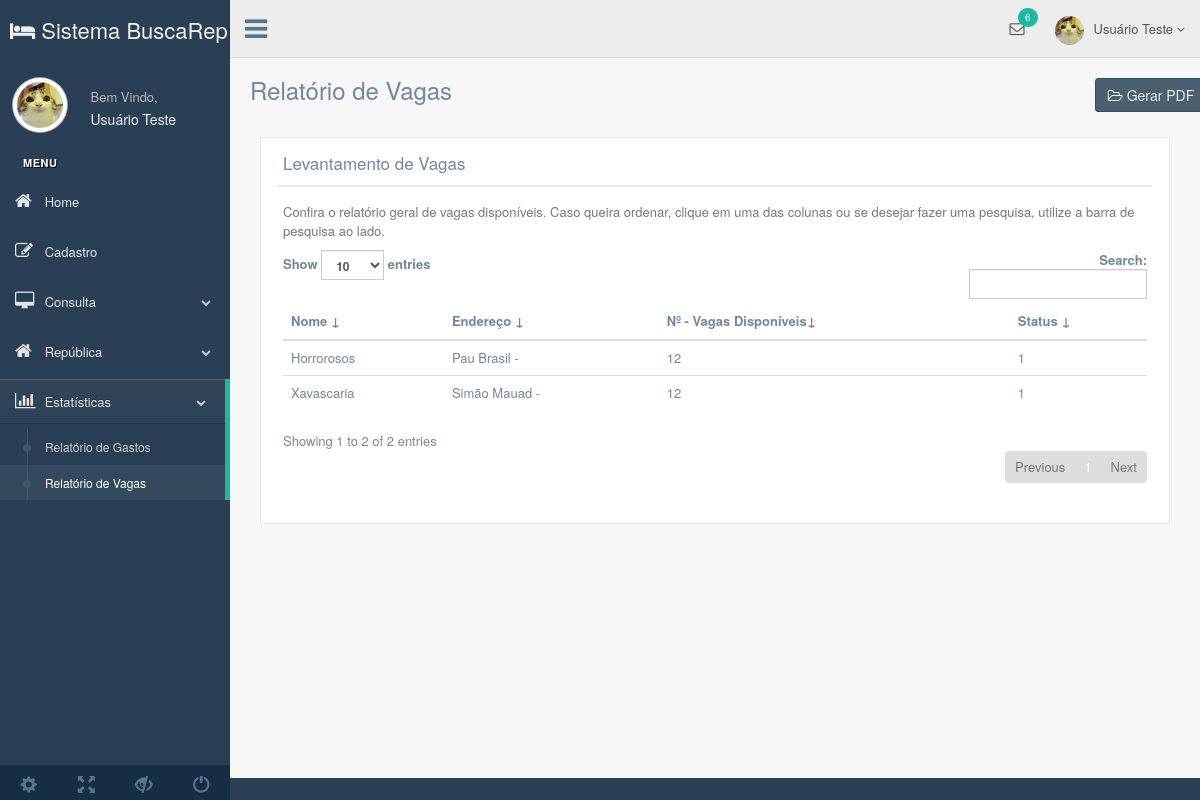
/production/relatorio_vagas.php, run on the app's committed database.
### tables this page shows
CREATE TABLE `republica` (
  `id` int(8) NOT NULL,
  `name` varchar(25) NOT NULL,
  `type` varchar(10) NOT NULL,
  `state` varchar(20) NOT NULL,
  `city` varchar(30) NOT NULL,
  `street` varchar(45) NOT NULL,
  `neighborhood` varchar(20) NOT NULL,
  `number` int(4) NOT NULL,
  `complement` varchar(15) NOT NULL,
  `email` varchar(45) NOT NULL,
  `phone` varchar(20) NOT NULL,
  `qtd` int(2) NOT NULL,
  `services` varchar(80) DEFAULT NULL,
  `agency` varchar(20) NOT NULL,
  `dweller` int(2) NOT NULL DEFAULT '0',
  `able` tinyint(1) NOT NULL DEFAULT '1',
  `img_name` varchar(40) DEFAULT NULL,
  `ativo` tinyint(1) NOT NULL DEFAULT '1',
  `responsavel` varchar(20) NOT NULL
);

### production/relatorio_vagas.php (the view, shortened to what this page needs)
<?php
include_once('connection/connect.php');
$comando = "SELECT * FROM republica";
$resultado = mysqli_query($conn, $comando);
?>
<!DOCTYPE html>
<html lang="en">
  <head>
    <link href="../vendors/bootstrap/dist/css/bootstrap.min.css" rel="stylesheet">
    <link href="../vendors/font-awesome/css/font-awesome.min.css" rel="stylesheet">
    <link href="../vendors/nprogress/nprogress.css" rel="stylesheet">
    <link href="../build/css/custom.min.css" rel="stylesheet">
  </head>
  <body class="nav-md">
    <div class="container body">
      <div class="main_container">
        <div class="col-md-3 left_col">
          <div class="left_col scroll-view">
           <div class="navbar nav_title" style="border: 0;"><a href="user_home.php" class="site_title"><em class="fa fa-hotel"></em> <span>Sistema BuscaRep</span></a></div>
            <div class="profile clearfix">
              <div class="profile_pic">
                <img src="images/img.jpg" alt="..." class="img-circle profile_img">
              </div>
              <div class="profile_info">
                <span>Bem Vindo,</span>
                <h2>Usuário Teste</h2>
              </div>
              <div class="clearfix"></div>
            </div>
            <br />
            <div id="sidebar-menu" class="main_menu_side hidden-print main_menu">
              <div class="menu_section">
                <h3>Menu</h3>
                <ul class="nav side-menu">
                  <li><a href="user_home.php"><em class="fa fa-home"></em> Home </a></li>
                  <li><a><em class="fa fa-edit"></em> Cadastro </a>
                  </li>
                  <li><a><em class="fa fa-desktop"></em> Consulta<span class="fa fa-chevron-down"></span></a>
                  </li>
                  <li><a><em class="fa fa-home"></em> República <span class="fa fa-chevron-down"></span></a>
                  <li><a><em class="fa fa-bar-chart-o"></em> Estatísticas <span class="fa fa-chevron-down"></span></a>
                    <ul class="nav child_menu">
                      <li><a href="relatorio_gastos.php">Relatório de Gastos</a></li>
                      <li><a href="relatorio_vagas.php">Relatório de Vagas</a></li>
                   	</ul>
                  </li>
                </ul>
              </div>
            </div>
            <div class="sidebar-footer hidden-small">
              <a data-toggle="tooltip" data-placement="top" title="Settings">
                <span class="glyphicon glyphicon-cog" aria-hidden="true"></span>
              </a>
              <a data-toggle="tooltip" data-placement="top" title="FullScreen">
                <span class="glyphicon glyphicon-fullscreen" aria-hidden="true"></span>
              </a>
              <a data-toggle="tooltip" data-placement="top" title="Lock">
                <span class="glyphicon glyphicon-eye-close" aria-hidden="true"></span>
              </a>
              <a data-toggle="tooltip" data-placement="top" title="Logout">
                <span class="glyphicon glyphicon-off" aria-hidden="true"></span>
              </a>
            </div>
          </div>
        </div>
        <div class="top_nav">
          <div class="nav_menu">
            <nav>
              <div class="nav toggle">
                <a id="menu_toggle"><i class="fa fa-bars"></i></a>
              </div>
              <ul class="nav navbar-nav navbar-right">
                <li class="">
                  <a href="javascript:;" class="user-profile dropdown-toggle" data-toggle="dropdown" aria-expanded="false">
                    <img src="images/img.jpg" alt="">Usuário Teste
                    <span class=" fa fa-angle-down"></span>
                  </a>
                </li>
                <li role="presentation" class="dropdown">
                  <a href="javascript:;" class="dropdown-toggle info-number" data-toggle="dropdown" aria-expanded="false">
                    <i class="fa fa-envelope-o"></i>
                    <span class="badge bg-green">6</span>
                  </a>
                </li>
              </ul>
            </nav>
          </div>
        </div>
        <div class="right_col" role="main">
          <div class="">
            <div class="page-title">
              <div class="title_left"><h3>Relatório de Vagas</h3></div>
              <div class="title_right">
                <div class="col-md-5 col-sm-5 col-xs-12 form-group pull-right top_search col-lg-2">
                  <div class="input-group">
                    <button type="button" class="btn btn-dark"><em class="fa fa-folder-open-o"></em> Gerar PDF</button>
			     </div>
                </div>
              </div>
            </div>
            <div class="col-md-12 col-sm-12 col-xs-12 col-lg-12">
                <div class="x_panel">
                  <div class="x_title">
                    <h2>Levantamento de Vagas<small>Repúblicas</small></h2>
                    <div class="clearfix"></div>
                  </div>
                  <div class="x_content">
                    <p class="text-muted font-13 m-b-30">
                      Confira o relatório geral de vagas disponíveis. Caso queira ordenar, clique em uma das colunas ou se desejar fazer uma pesquisa, utilize a barra de pesquisa ao lado.
                    </p>
                    <table id="datatable" class="table">
                      <thead>
                        <tr>
                          <th>Nome ↓</th>
                          <th>Endereço ↓</th>
                          <th>Nº - Vagas Disponíveis↓</th>
                          <th>Status ↓</th>
                        </tr>
                      </thead>
                      <tbody>
                      <?php while($dado = mysqli_fetch_array($resultado)){ ?>
						  <tr>
                          <td><?php echo $dado["name"];?></td>
                          <td><?php echo $dado["street"];?> - <?php echo $dado["neighboor"];?></td>
                          <td><?php echo $dado["qtd"];?></td>
                          <td><?php echo $dado["able"];?></font></td>
                        </tr>
                        <?php } ?>
                        </tbody>
                    </table>
                  </div>
               </div>
            </div>
        </div>
       </div>
      </div>
</body>
</html>

### data on the page
republica: name "Xavascaria", street "Simão Mauad", qtd "12", able "1"
republica: name "Horrorosos", street "Pau Brasil", qtd "12", able "1"
